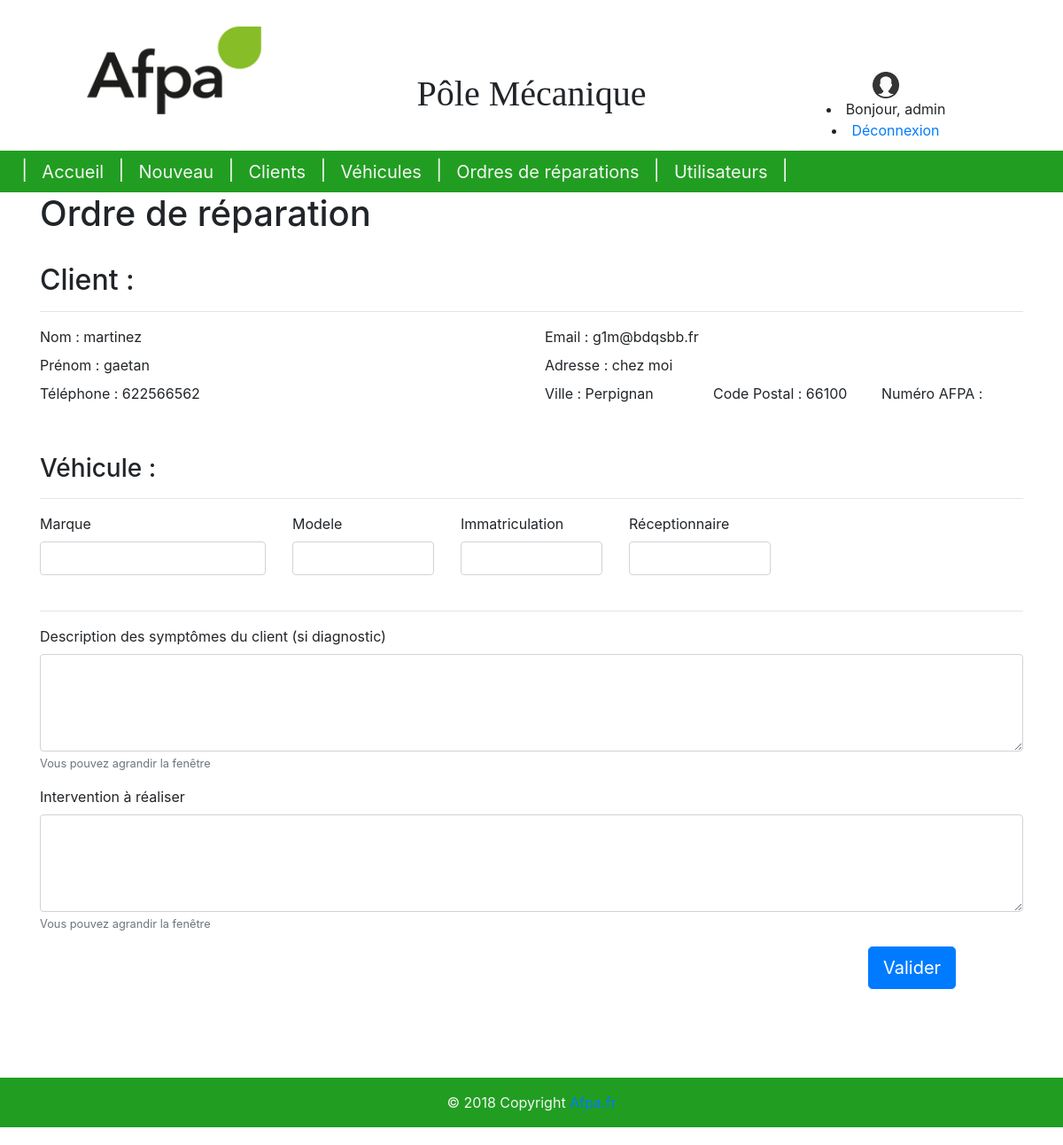
The page /garage/création-ordre-réparation/1/ (signed in) on the database its author committed.
### garage/models.py (models this page shows, shortened)
class Vehicle(models.Model):
    model       = models.CharField("libellé modèle", blank=False, max_length=50)
    customer    = models.ForeignKey(Customer, null=True, on_delete=models.CASCADE)
    objects     = MyManager()

class Customer(models.Model):
    lastname        = models.CharField("Nom Client", max_length=15)
    firstname       = models.CharField("Prenom Client", max_length=15)
    afpa_number     = models.CharField("Numéro carte AFPA Client", max_length=10, default="extérieur")
    personal_data   = models.OneToOneField(PersonalData, on_delete=models.CASCADE)
    address         = models.OneToOneField(Address, null=True, on_delete=models.CASCADE, related_name="customer")

class PersonalData(models.Model):
    mail            = models.EmailField("Email ", max_length=35, unique=True)
    phone_number    = models.CharField("Téléphone ", blank=False, max_length=10, null=True)
    afpa_card_img   = models.ImageField("Carte AFPA", null=True, blank=True, upload_to="img/carte_AFPA_client")
    class Meta:
        verbose_name        = "Donnée Personnelle"
        verbose_name_plural = "Données Personnelles"

class Address(models.Model):
    street              = models.TextField(max_length=50, blank=False, verbose_name = "Nom de la rue",)
    street_number       = models.CharField(max_length = 30, null=True, blank = True, verbose_name = "Numéro de la rue",)
    street_complement   = models.CharField(max_length =50, null=True, blank = True, verbose_name = "Complément d'adresse",)
    city                = models.ForeignKey(City, on_delete=models.CASCADE, verbose_name = 'Ville')
    zipCode             = models.ForeignKey(ZipCode, on_delete=models.CASCADE, verbose_name = 'Code Postal')
    class Meta:
        verbose_name = "Adresse"

class City(models.Model):
    city_name   = models.CharField(max_length =25, verbose_name = "Ville",)
    zip_codes   = models.ManyToManyField(ZipCode, verbose_name="Code Postal")
    class Meta:
        verbose_name        = "Ville"
        verbose_name_plural = "Villes"

class ZipCode(models.Model):
    zip_code = models.CharField(max_length=15, verbose_name = 'Code Postal',)
    class Meta:
        verbose_name        = "Code Postal"
        verbose_name_plural = "Codes Postaux"

### garage/forms.py
class ReparationOrderForm(forms.ModelForm):
    class Meta:
        model = ReparationOrder
        fields = ["committed_date","return_date","diagnostic","to_do_actions"]
        widgets = {
            'committed_date': DateInput(attrs={'class': 'form-control'}),
            'return_date': DateInput(attrs={'class': 'form-control'}),
            'diagnostic' : Textarea(attrs={'class': 'form-control'}),
            'to_do_actions' : Textarea(attrs={'class': 'form-control'})
        }

### garage/views.py (called while the page is built)
    def get_context_data(self, **kwargs):
        context = super().get_context_data(**kwargs)
        vehicle = Vehicle.objects.get(pk=self.kwargs['vehicle_id'])
        context['vehicle'] = vehicle
        return context

### garage/templates/garage/reparation_order.html (shortened to what this page needs)
{% extends 'garage/base.html' %}
{% load static %}
{% block css %}"{% static 'garage/css/style.css' %}"{% endblock css %}
    {% block content %}
    <div>
        <header class="row">
            <titre class="col-md-12">
                <h1 id="titre">{% block myTitle %}Ordre de réparation{% endblock myTitle %}</h1>
                <br/>
            </titre>
            <formulaire class="col-md-12">
                <h2>Client :</h2>
                <hr>
                <div class="row">
                    <div class="col-md-6">
                        <label for="name" class="control-label">Nom : </label>
                        {{ vehicle.customer.lastname }}
                    </div>
                    <div class="col-md-6">
                        <label for="mail" class="control-label">Email : </label>
                        {{ vehicle.customer.personal_data.mail }}
                    </div>
                </div>
                <div class="row">
                    <div class="col-md-6">
                        <label for="firstname" class="control-label">Prénom : </label>
                        {{ vehicle.customer.firstname }}
                    </div>
                    <div class="col-md-6">
                        <label for="address" class="control-label">Adresse : </label>
                        {{ vehicle.customer.address.street }}
                    </div>
                </div>
                <div class="row">
                    <div class="col-md-6">
                        <label for="phone" class="control-label">Téléphone : </label>
                        {{ vehicle.customer.personal_data.phone_number }}
                    </div>
                    <div class="col-md-2">
                        <label for="city" class="control-label">Ville : </label>
                        {{ vehicle.customer.address.city.city_name }}
                    </div>
                    <div class="col-md-2">
                        <label for="zipcode" class="control-label">Code Postal : </label>
                        {{ vehicle.customer.address.zipCode.zip_code }}
                    </div>
                    <div class="col-md-2">
                        <label for="afpa_number" class="control-label">Numéro AFPA : </label>
                    </div>
                </div>
                <br/>
            </formulaire>
        </header>
        <vehicle class="col-md-12">
            <h3>Véhicule :</h3>
            <hr>
            <div class="row">
                <div class="col-md-3">
                    <label for="address">Marque</label>
                    <input type="text" class="form-control" id="address" placeholder="" required>
                </div>
                <div class="col-md-2">
                    <label for="zip">Modele</label>
                    <input type="text" class="form-control" id="zip" placeholder="" required>
                </div>
                <div class="col-md-2">
                    <label for="zip">Immatriculation</label>
                    <input type="text" class="form-control" id="zip" placeholder="" required>
                </div>
                <div class="col-md-2">
                    <label for="zip">Réceptionnaire</label>
                    <input type="text" class="form-control" id="zip" placeholder="" required>
                </div>
            </div>
        </vehicle>
        <hr>
        <form class="" action="" method="post">
            <div id="input">
                <div class="form-group">
                    <label for="textarea">Description des symptômes du client (si diagnostic) </label>
                    <textarea id="textarea" class="form-control" rows="4"></textarea>
                    <small class="form-text text-muted">Vous pouvez agrandir la fenêtre</small>
                </div>
                <div class="form-group">
                    <label for="textarea">Intervention à réaliser</label>
                    <textarea id="textarea" class="form-control" rows="4"></textarea>
                    <small class="form-text text-muted">Vous pouvez agrandir la fenêtre</small>
                </div>
            </div>
            <div class="row">
                <div class="col-md-10">
                </div>
                <div class="col-md1-12">
                    <button class="btn btn-primary btn-lg btn-block" type="submit">Valider</button>
                </div>
            </div>
        </form>
    </div>
{% endblock content %}

### garage/templates/garage/base.html (shortened to what this page needs)
<!DOCTYPE html>
<html lang="fr">
<head>
	{% load static %}
	<link href="{% static 'garage/css/bootstrap.min.css' %}" rel="stylesheet" type="text/css" />
	<link rel="stylesheet" type="text/css" media="screen" href="{% static 'garage/css/base.css' %}" />
	<link href= {% block css %}{% endblock css %} rel="stylesheet">
</head>
<body>
	<div class="container-fluid">
		<div class="row">
			<div class="col-md-4" id="logo">
				<img src="{% static 'garage/img/logo_afpa2.png' %}" width="250" height="170"></img>
			</div>
			<div class="col-md-4" id="title">
				<h1>Pôle Mécanique</h1>
			</div>
			<div class="col-md-4" id="logout">
				<img src="{% static 'garage/img/logo_logout.jpg' %}" width="30" height="30"></img>
				{% if user.is_authenticated %}
				<li>Bonjour, {{ user.get_username }}</li>
				<li>
					<a href="{% url 'garage:logout' %}">Déconnexion</a>
				</li>
				{% else %}
				<li>
					<a href="{% url 'garage:login' %}?next={{request.path}}">Login</a>
				</li>
				{% endif %}
			</div>
		</div>
	</div>
	<div class='row'>
		<div class='col-md-12'>
			<nav class="navbar navbar-expand-lg" id="navbar">
				<div class="collapse navbar-collapse" id="navbarSupportedContent">
					<div id="navbar-content">
						<ul class="navbar-nav mr-auto">
							<li class="nav-item nav-link">
								<div id="separator_navbar">|</div>
							</li>
							<li class="nav-item">
								<a class="nav-link" href="{% url 'garage:home' %}">Accueil</a>
							</li>
							<li class="nav-item nav-link">
								<div id="separator_navbar">|</div>
							</li>
							<li class="nav-item">
								<a class="nav-link" href="{% url 'garage:customer-select' %}">Nouveau</a>
							</li>
							<li class="nav-item nav-link">
								<div id="separator_navbar">|</div>
							</li>
							<li class="nav-item">
								<a class="nav-link" href="#">Clients</a>
							</li>
							<li class="nav-item nav-link">
								<div id="separator_navbar">|</div>
							</li>
							<li class="nav-item">
								<a class="nav-link" href="#">Véhicules</a>
							</li>
							<li class="nav-item nav-link">
								<div id="separator_navbar">|</div>
							</li>
							<li class="nav-item">
								<a class="nav-link" href="#">Ordres de réparations</a>
							</li>
							<li class="nav-item nav-link">
								<div id="separator_navbar">|</div>
							</li>
							<li class="nav-item">
								<a class="nav-link" href="#">Utilisateurs</a>
							</li>
							<li class="nav-item nav-link">
								<div id="separator_navbar">|</div>
							</li>
						</ul>
					</div>
				</div>
			</nav>
		</div>
	</div>
	<div class="container">
		<div class='row'>
			<div class="col-md-12">
				{% block content %}{% endblock content%}
			</div>
		</div>
	</div>
	<div class='row'>
		<div class='col-md-12'>
			<footer class=" page-footer font-small">
				<div class="footer-copyright text-center py-3" id="footer">© 2018 Copyright
					<a href="https://www.afpa.fr/">Afpa.fr</a>
				</div>
			</footer>
		</div>
	</div>
</body>
</html>

### garage/static/garage/css/base.css (style rules this page uses)
.container { width: 100%; }
.navbar { background-color: rgba(3, 145, 3, 0.877); height: 47px; box-sizing: border-box; }
.nav-link { color: whitesmoke; }
.nav-item { padding-top: 1px; }
ul.navbar-nav li { display: inline; font-size: 20px; }
#logo { padding-left: 70px; }
#title { text-align: center; align-content: center; padding-top: 50px; }
#logout { text-align: center; align-content: center; padding-top: 70px; }
#separator_navbar { font-size: 110%; padding-top: 80%; }
footer { background-color: rgba(3, 145, 3, 0.877); margin-bottom: 20px; color: whitesmoke; margin-top: 100px; }

### garage/static/garage/css/style.css (style rules this page uses)
body { margin: auto; }
[class*="col-"] { border-radius: 6px; }
#title { font-family: serif; font-size: 40px; text-align: center; }

### rows shown on the page
Vehicle: customer.lastname "martinez", customer.personal_data.mail "g1m@bdqsbb.fr", customer.firstname "gaetan", customer.address.street "chez moi", customer.personal_data.phone_number "622566562", customer.address.city.city_name "Perpignan", customer.address.zipCode.zip_code "66100"

### other values the page prints
{{ user.get_username }} "admin"
